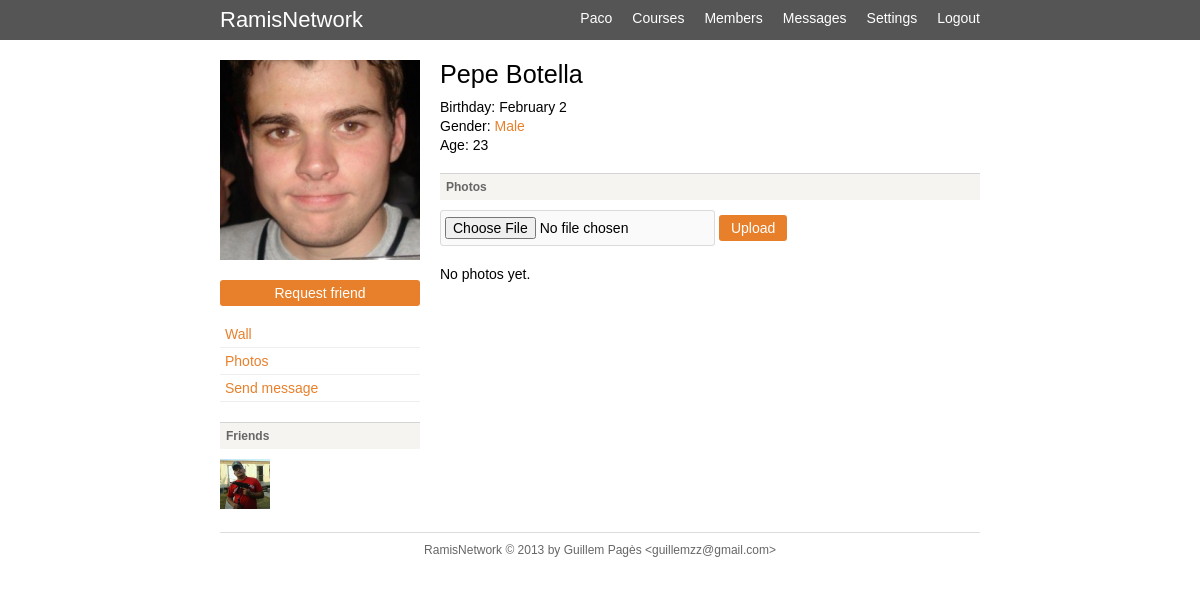
/profile.php?id=14&view=photos (signed in), run on an earlier commit of the app's database.
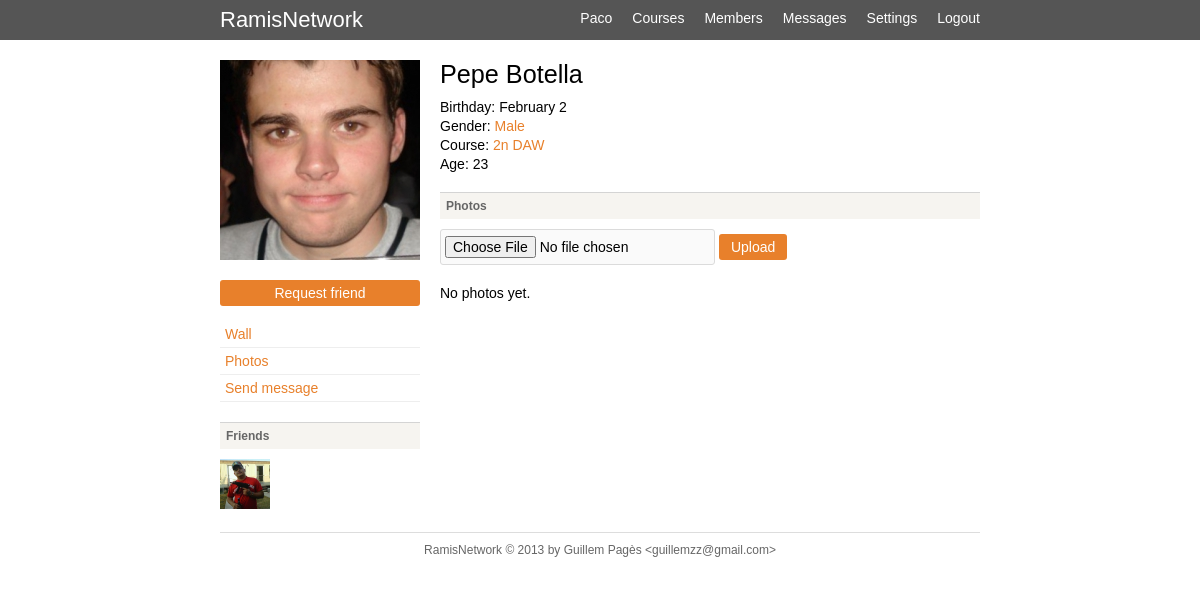
And on a later commit of the database.
### tables this page shows
CREATE TABLE `users` (
  `id` int(11) unsigned NOT NULL AUTO_INCREMENT,
  `name` varchar(100) NOT NULL DEFAULT '',
  `lastname` varchar(100) NOT NULL DEFAULT '',
  `email` varchar(100) NOT NULL DEFAULT '',
  `password` varchar(64) NOT NULL DEFAULT '',
  `birthday` date NOT NULL,
  `gender` tinyint(2) NOT NULL DEFAULT '0',
  `avatar` varchar(64) NOT NULL,
  `course` tinyint(3) NOT NULL DEFAULT '0',
  `privacy` tinyint(2) NOT NULL DEFAULT '0',
  `visits` int(11) NOT NULL DEFAULT '0',
  PRIMARY KEY (`id`),
  KEY `email` (`email`)
);

CREATE TABLE `courses` (
  `course_id` int(11) unsigned NOT NULL AUTO_INCREMENT,
  `course_name` varchar(100) NOT NULL DEFAULT '',
  `course_description` varchar(200) NOT NULL DEFAULT '',
  PRIMARY KEY (`course_id`)
);

### lib/html.php (called while the page is built, shortened)
<?php
function do_view($name, $data=null) {
	$_view = VIEWS . $name . '_view.php';
	require($_view);
}
?>

### profile.php (called while the page is built, shortened)
<?php
require('config.php');
require(LIB . 'html.php');
require(LIB . 'User.php');
require(LIB . 'Post.php');
require(LIB . 'Photo.php');
$user = new User();
$user->id = intval($_REQUEST['id']);
if (!$user->read()) {
	do_error("User doesn't exists.");
}
$data['view'] = 'wall';
$data['photos'] = false;
if (isset($_GET['view'])) {
	$data['view'] = $_GET['view'];
	$data['photos'] = Photo::get_photos('wall', $user->id);
}
$data['post_error'] = false;
$data['photo_error'] = false;
$data['friend_error'] = false;
$data['user'] = $user;
$data['posts'] = Post::get_posts('wall', $user->id);
$data['friends'] = get_friends();
$data['friend_button'] = friend_button();
do_view('profile', $data);
function friend_button() {
	global $db, $user, $current_user;
	$button_name = "Request friend";
	$button = "";
	$button .= '<div style="margin-bottom:15px;">';
	$button .= '<form action="profile.php" method="post">';
	$button .= '<input type="hidden" name="from" value="' . $current_user->id . '" />';
	$button .= '<input type="hidden" name="to" value="' . $user->id . '" />';
	$button .= '<input type="hidden" name="id" value="' . $user->id . '" />';
	$button .= '<input type="submit" name="add_friend" value="' . $button_name . '" class="button" style="width:200px;" />';
	$button .= '</form>';
	$button .= '</div>';
	return $button;
}
function get_friends() {
	global $db, $user;
	$friend_ids = get_friend_ids($user->id);
	if ($friend_ids) {
		foreach ($friend_ids as $id) {
			$friend = new User();
			$friend->id = $id;
			if ($friend->read()) {
				$friends_array[] = $friend;
			}
		}
		return $friends_array;
	}
	return false;
}
?>

### lib/db.php (called while the page is built, shortened)
<?php
	class db {
		var $dbuser;
		var $dbpassword;
		var $dbhost;
		var $dbmaster;
		var $persistent;
		var $master_persistent;
		var $dbh_update = false;
		var $dbh_select = false;
		var $dbh = false;
		function db($dbuser='', $dbpassword='', $dbname='', $dbhost='localhost', $dbmaster=false) {
			$this->dbuser = $dbuser;
			$this->dbpassword = $dbpassword;
			$this->dbhost = $dbhost;
			$this->dbmaster = $dbmaster;
			if ( $dbmaster && $dbmaster != $dbhost ) {
				$this->dbmaster = $dbmaster;
			} else {
				$this->dbmaster = false;
			}
		}
		function connect($master = false) {
			if ($master && $this->dbmaster ) {
				if ($this->dbh_update) {
					$this->dbh = & $this->dbh_update;
					return;
				} else {
					if ($this->master_persistent) {
						$this->dbh_update = @mysql_pconnect($this->dbmaster, $this->dbuser,$this->dbpassword, MYSQL_CLIENT_COMPRESS);
					} else {
						$this->dbh_update = @mysql_connect($this->dbmaster, $this->dbuser,$this->dbpassword, MYSQL_CLIENT_COMPRESS);
					}
					$this->dbh = & $this->dbh_update;
				}
			} else {
				if ($this->persistent) {
					$this->dbh_select = @mysql_pconnect($this->dbhost, $this->dbuser,$this->dbpassword);
				} else {
					$this->dbh_select = @mysql_connect($this->dbhost, $this->dbuser,$this->dbpassword);
				}
				$this->dbh = & $this->dbh_select;
			}
		}
		function flush() {
			$this->last_result = null;
		}
		function query($query) {
			$query = trim($query);
			$is_update = preg_match("/^(insert|delete|update|replace)\s+/i",$query);
			$return_val = 0;
			$this->result = @mysql_query($query,$this->dbh);
			if ( $is_update ) {
				$this->rows_affected = mysql_affected_rows();
				$return_val = $this->rows_affected;
			} else {
				$num_rows=0;
				while ( $row = @mysql_fetch_object($this->result) ) {
					$this->last_result[$num_rows] = $row;
					$num_rows++;
				}
				$this->num_rows = $num_rows;
				$return_val = $this->num_rows;
			}
			return $return_val;
		}
		function get_row($query=null,$y=0) {
			if ( $query ) {
				$this->query($query);
			}
			return $this->last_result[$y]?$this->last_result[$y]:null;
		}
}
?>

### lib/User.php (called while the page is built, shortened)
<?php
class User {
	public $id;
	public $birthday;
	public $gender;
	public function read() {
		global $db;
		$user = $db->get_row("SELECT * FROM users LEFT JOIN courses ON course = course_id WHERE id = $this->id");
		if ($user) {
			$this->id = $user->id;
			$this->name = $user->name;
			$this->lastname = $user->lastname;
			$this->birthday = strtotime($user->birthday);
			$this->gender = $user->gender;
			$this->avatar = $user->avatar;
			$this->course = $user->course;
			$this->course_name = $user->course_name;
			return true;
		}
		return false;
	}
	public function get_age() {
		return date('Y') - date('Y', $this->birthday);
	}
	public function get_gender() {
		switch ($this->gender) {
			case 1: return 'Male';
		}
	}
}
?>

### lib/functions.php (called while the page is built, shortened)
<?php
function search($key, $value) {
	return ROOT . 'members.php?' . $key . '=' . $value;
}
function get_avatar($name='') {
	if (!empty($name)) {
		$file = PATH . 'img/avatars/' . $name;
		if (file_exists($file)) {
			return ROOT . 'img/avatars/' . $name;
		}
	}
	return ROOT . 'img/default.jpg';
}
?>

### views/profile_view.php (the view, shortened to what the changed rows need)
<aside class="sidebar">
	<div class="avatar">
		<img src="<?php echo get_avatar($user->avatar); ?>" width="200" height="200" alt="" />
	</div>
</aside>
<section class="main">
	<div class="user-details">
		<h2><?php echo $user->name; ?> <?php echo $user->lastname; ?></h2>
		<p>Birthday: <?php echo date("F j", $user->birthday); ?></p>
		<p>Gender: <a href="<?php echo search('gender', $user->gender); ?>"><?php echo $user->get_gender(); ?></a></p>
		<?php if ($user->course) { ?>
			<p>Course: <a href="<?php echo search('course', $user->course); ?>"><?php echo $user->course_name; ?></a></p>
		<? } ?>
		<p>Age: <?php echo $user->get_age(); ?></p>
	</div>
</section>

What changed in the data, as far as the page shows it:
changed users "Pepe": course 0 → 14 (drawn); courses.course_name (not shown) → "2n DAW"
Also different on the page:
text now shown: "Course:"
